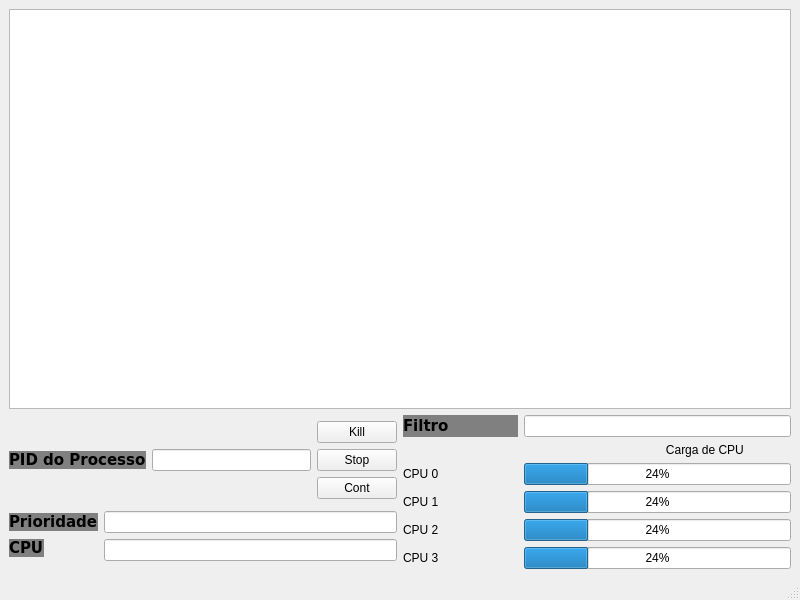
<?xml version="1.0" encoding="UTF-8"?>
<ui version="4.0">
 <class>MainWindow</class>
 <widget class="QMainWindow" name="MainWindow">
  <property name="geometry">
   <rect>
    <x>0</x>
    <y>0</y>
    <width>800</width>
    <height>600</height>
   </rect>
  </property>
  <property name="windowTitle">
   <string>MainWindow</string>
  </property>
  <widget class="QWidget" name="centralwidget">
   <layout class="QGridLayout" name="gridLayout">
    <item row="0" column="0">
     <layout class="QVBoxLayout" name="verticalLayout_7">
      <item>
       <widget class="QTableWidget" name="tableWidget"/>
      </item>
      <item>
       <layout class="QHBoxLayout" name="horizontalLayout_9">
        <item>
         <layout class="QVBoxLayout" name="verticalLayout_5">
          <item>
           <layout class="QHBoxLayout" name="horizontalLayout_8">
            <item>
             <layout class="QHBoxLayout" name="horizontalLayout_2">
              <item>
               <widget class="QLabel" name="label_PID">
                <property name="sizePolicy">
                 <sizepolicy hsizetype="Fixed" vsizetype="Fixed">
                  <horstretch>0</horstretch>
                  <verstretch>0</verstretch>
                 </sizepolicy>
                </property>
                <property name="font">
                 <font>
                  <family>DejaVu Sans</family>
                  <pointsize>11</pointsize>
                  <weight>75</weight>
                  <italic>false</italic>
                  <bold>true</bold>
                 </font>
                </property>
                <property name="styleSheet">
                 <string notr="true">background: gray;
color: black;</string>
                </property>
                <property name="text">
                 <string>PID do Processo</string>
                </property>
               </widget>
              </item>
              <item>
               <widget class="QLineEdit" name="lineEdit_PID"/>
              </item>
             </layout>
            </item>
            <item>
             <layout class="QVBoxLayout" name="verticalLayout_4">
              <item>
               <widget class="QPushButton" name="pushButton_Kill">
                <property name="text">
                 <string>Kill</string>
                </property>
               </widget>
              </item>
              <item>
               <widget class="QPushButton" name="pushButton_2_Stop">
                <property name="text">
                 <string>Stop</string>
                </property>
               </widget>
              </item>
              <item>
               <widget class="QPushButton" name="pushButton_3_Cont">
                <property name="text">
                 <string>Cont</string>
                </property>
               </widget>
              </item>
             </layout>
            </item>
           </layout>
          </item>
          <item>
           <layout class="QHBoxLayout" name="horizontalLayout" stretch="50,50">
            <item>
             <layout class="QVBoxLayout" name="verticalLayout">
              <item>
               <widget class="QLabel" name="label_2_Prioridade">
                <property name="sizePolicy">
                 <sizepolicy hsizetype="Fixed" vsizetype="Fixed">
                  <horstretch>0</horstretch>
                  <verstretch>0</verstretch>
                 </sizepolicy>
                </property>
                <property name="font">
                 <font>
                  <family>DejaVu Sans</family>
                  <pointsize>11</pointsize>
                  <weight>75</weight>
                  <italic>false</italic>
                  <bold>true</bold>
                 </font>
                </property>
                <property name="styleSheet">
                 <string notr="true">background: gray;
color: black;</string>
                </property>
                <property name="text">
                 <string>Prioridade</string>
                </property>
               </widget>
              </item>
              <item>
               <widget class="QLabel" name="label_3_CPU">
                <property name="sizePolicy">
                 <sizepolicy hsizetype="Fixed" vsizetype="Fixed">
                  <horstretch>0</horstretch>
                  <verstretch>0</verstretch>
                 </sizepolicy>
                </property>
                <property name="font">
                 <font>
                  <family>DejaVu Sans</family>
                  <pointsize>11</pointsize>
                  <weight>75</weight>
                  <italic>false</italic>
                  <bold>true</bold>
                 </font>
                </property>
                <property name="styleSheet">
                 <string notr="true">background: gray;
color: black;</string>
                </property>
                <property name="text">
                 <string>CPU</string>
                </property>
               </widget>
              </item>
             </layout>
            </item>
            <item>
             <layout class="QVBoxLayout" name="verticalLayout_2">
              <item>
               <widget class="QLineEdit" name="lineEdit_2_Prioridade"/>
              </item>
              <item>
               <widget class="QLineEdit" name="lineEdit_3_CPU"/>
              </item>
             </layout>
            </item>
           </layout>
          </item>
         </layout>
        </item>
        <item>
         <layout class="QVBoxLayout" name="verticalLayout_6">
          <item>
           <layout class="QHBoxLayout" name="horizontalLayout_7" stretch="30,70">
            <item>
             <widget class="QLabel" name="label_4_Filtro">
              <property name="font">
               <font>
                <family>DejaVu Sans</family>
                <pointsize>11</pointsize>
                <weight>75</weight>
                <italic>false</italic>
                <bold>true</bold>
               </font>
              </property>
              <property name="styleSheet">
               <string notr="true">background: gray;
color: black;</string>
              </property>
              <property name="text">
               <string>Filtro</string>
              </property>
             </widget>
            </item>
            <item>
             <widget class="QLineEdit" name="lineEdit_4_Filtro"/>
            </item>
           </layout>
          </item>
          <item>
           <layout class="QVBoxLayout" name="verticalLayout_3" stretch="12,22,22,22,22">
            <item>
             <widget class="QLabel" name="label_5">
              <property name="sizePolicy">
               <sizepolicy hsizetype="Fixed" vsizetype="Fixed">
                <horstretch>0</horstretch>
                <verstretch>0</verstretch>
               </sizepolicy>
              </property>
              <property name="text">
               <string>                                                                               Carga de CPU</string>
              </property>
             </widget>
            </item>
            <item>
             <layout class="QHBoxLayout" name="horizontalLayout_3" stretch="30,70">
              <item>
               <widget class="QLabel" name="label">
                <property name="text">
                 <string>CPU 0</string>
                </property>
               </widget>
              </item>
              <item>
               <widget class="QProgressBar" name="progressBar">
                <property name="value">
                 <number>24</number>
                </property>
               </widget>
              </item>
             </layout>
            </item>
            <item>
             <layout class="QHBoxLayout" name="horizontalLayout_4" stretch="30,70">
              <item>
               <widget class="QLabel" name="label_2">
                <property name="text">
                 <string>CPU 1</string>
                </property>
               </widget>
              </item>
              <item>
               <widget class="QProgressBar" name="progressBar_4">
                <property name="value">
                 <number>24</number>
                </property>
               </widget>
              </item>
             </layout>
            </item>
            <item>
             <layout class="QHBoxLayout" name="horizontalLayout_5" stretch="30,70">
              <item>
               <widget class="QLabel" name="label_3">
                <property name="text">
                 <string>CPU 2</string>
                </property>
               </widget>
              </item>
              <item>
               <widget class="QProgressBar" name="progressBar_3">
                <property name="value">
                 <number>24</number>
                </property>
               </widget>
              </item>
             </layout>
            </item>
            <item>
             <layout class="QHBoxLayout" name="horizontalLayout_6" stretch="30,70">
              <item>
               <widget class="QLabel" name="label_4">
                <property name="text">
                 <string>CPU 3</string>
                </property>
               </widget>
              </item>
              <item>
               <widget class="QProgressBar" name="progressBar_2">
                <property name="value">
                 <number>24</number>
                </property>
               </widget>
              </item>
             </layout>
            </item>
           </layout>
          </item>
         </layout>
        </item>
       </layout>
      </item>
     </layout>
    </item>
   </layout>
  </widget>
  <widget class="QMenuBar" name="menubar">
   <property name="geometry">
    <rect>
     <x>0</x>
     <y>0</y>
     <width>800</width>
     <height>22</height>
    </rect>
   </property>
  </widget>
  <widget class="QStatusBar" name="statusbar"/>
 </widget>
 <resources/>
 <connections/>
</ui>
